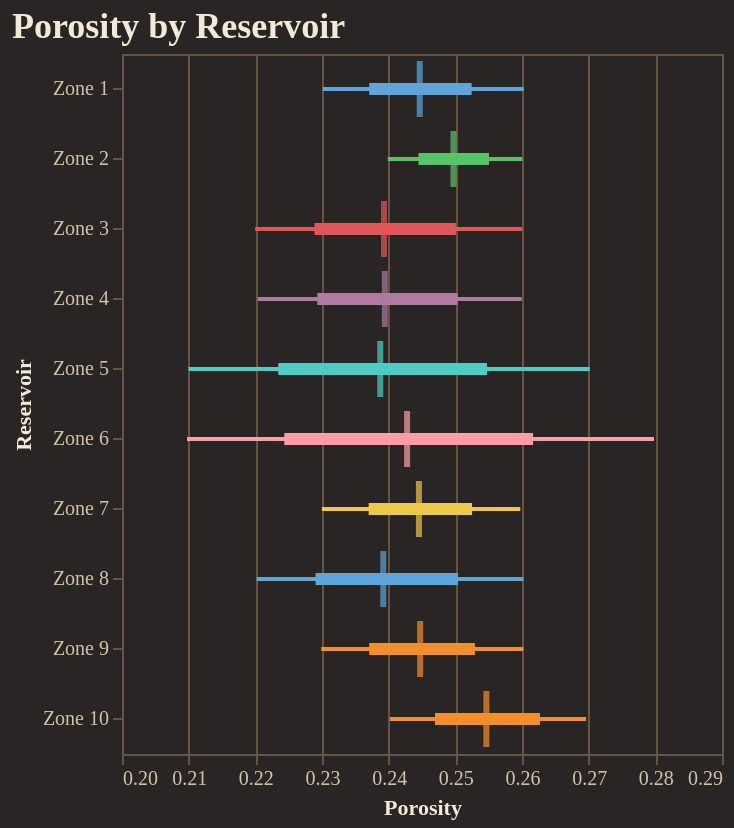

Notebook code cell kept with this figure:
### Code cell
fig = reporter.plotter.forest_plot(
    "Porosity", 
    backend=PLOTTING_BACKEND
)
fig.show()

### Figure 1 — Vega-Lite specification as saved in the notebook (floating-point values rounded to 4 significant figures)
{"config": {"background": "#292524", "view": {"fill": "#292524", "stroke": "#665340"}, "title": {"color": "#f4e9d7", "font": "Merriweather", "fontSize": 18, "fontWeight": 600, "subtitleColor": "#d5c2a6", "anchor": "start"}, "axis": {"domainColor": "#665340", "gridColor": "#665340", "tickColor": "#665340", "labelColor": "#d5c2a6", "titleColor": "#f4e9d7", "labelFont": "Merriweather", "titleFont": "Merriweather"}, "legend": {"titleColor": "#f4e9d7", "labelColor": "#d5c2a6", "labelFont": "Merriweather", "titleFont": "Merriweather", "orient": "top-right", "symbolType": "circle"}, "header": {"labelColor": "#d5c2a6", "titleColor": "#f4e9d7", "labelFont": "Merriweather", "titleFont": "Merriweather"}, "mark": {"color": "#c78d3b"}, "line": {"color": "#c78d3b"}, "bar": {"color": "#c78d3b"}, "point": {"color": "#ddb06d"}, "area": {"color": "#c78d3b", "opacity": 0.35}, "text": {"color": "#f4e9d7", "font": "Merriweather"}, "range": {"category": ["#5DA5DA", "#F28E2B", "#59C36A", "#E15759", "#B07AA1", "#4ECDC4", "#FF9DA7", "#EDC948"]}}, "layer": [{"mark": {"type": "rule", "strokeWidth": 2}, "encoding": {"color": {"field": "group", "legend": null, "type": "nominal"}, "x": {"field": "p10", "scale": {"zero": false}, "title": "Porosity", "type": "quantitative"}, "x2": {"field": "p90"}, "y": {"field": "group", "sort": ["Zone 1", "Zone 2", "Zone 3", "Zone 4", "Zone 5", "Zone 6", "Zone 7", "Zone 8", "Zone 9", "Zone 10"], "title": "Reservoir", "type": "nominal"}}}, {"mark": {"type": "rule", "strokeWidth": 6}, "encoding": {"color": {"field": "group", "legend": null, "type": "nominal"}, "x": {"field": "p25", "scale": {"zero": false}, "title": "Porosity", "type": "quantitative"}, "x2": {"field": "p75"}, "y": {"field": "group", "sort": ["Zone 1", "Zone 2", "Zone 3", "Zone 4", "Zone 5", "Zone 6", "Zone 7", "Zone 8", "Zone 9", "Zone 10"], "title": "Reservoir", "type": "nominal"}}}, {"mark": {"type": "tick", "color": "black", "size": 28, "thickness": 3}, "encoding": {"color": {"field": "group", "legend": null, "type": "nominal"}, "tooltip": [{"field": "group", "title": "Group", "type": "nominal"}, {"field": "p10", "title": "P10", "type": "quantitative"}, {"field": "p25", "title": "P25", "type": "quantitative"}, {"field": "median", "title": "Median", "type": "quantitative"}, {"field": "p75", "title": "P75", "type": "quantitative"}, {"field": "p90", "title": "P90", "type": "quantitative"}], "x": {"field": "median", "scale": {"zero": false}, "title": "Porosity", "type": "quantitative"}, "y": {"field": "group", "sort": ["Zone 1", "Zone 2", "Zone 3", "Zone 4", "Zone 5", "Zone 6", "Zone 7", "Zone 8", "Zone 9", "Zone 10"], "title": "Reservoir", "type": "nominal"}}}], "data": {"name": "data-168f5f9bbdd808fa085fe3adbca33b63"}, "height": 350, "title": "Porosity by Reservoir", "width": "container", "$schema": "https://vega.github.io/schema/vega-lite/v5.20.1.json", "datasets": {"data-168f5f9bbdd808fa085fe3adbca33b63": [{"group": "Zone 1", "p10": 0.2301, "p25": 0.2371, "median": 0.2447, "p75": 0.2524, "p90": 0.2603}, {"group": "Zone 2", "p10": 0.2399, "p25": 0.2445, "median": 0.2497, "p75": 0.255, "p90": 0.26}, {"group": "Zone 3", "p10": 0.22, "p25": 0.2289, "median": 0.2393, "p75": 0.2501, "p90": 0.26}, {"group": "Zone 4", "p10": 0.2204, "p25": 0.2293, "median": 0.2394, "p75": 0.2503, "p90": 0.26}, {"group": "Zone 5", "p10": 0.21, "p25": 0.2234, "median": 0.2387, "p75": 0.2548, "p90": 0.2702}, {"group": "Zone 6", "p10": 0.2097, "p25": 0.2243, "median": 0.2428, "p75": 0.2617, "p90": 0.2798}, {"group": "Zone 7", "p10": 0.23, "p25": 0.237, "median": 0.2445, "p75": 0.2525, "p90": 0.2597}, {"group": "Zone 8", "p10": 0.2202, "p25": 0.229, "median": 0.2392, "p75": 0.2504, "p90": 0.2602}, {"group": "Zone 9", "p10": 0.2299, "p25": 0.2371, "median": 0.2447, "p75": 0.2529, "p90": 0.2602}, {"group": "Zone 10", "p10": 0.2402, "p25": 0.247, "median": 0.2547, "p75": 0.2627, "p90": 0.2696}]}}
